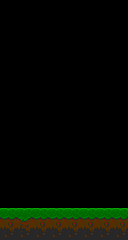

Below is a game level as drawn by its tile map, then a one-line description and the .tmx file that defines it, in full:
An orthogonal 8x15 tile map with 16x16 px tiles, 1 tile layer (front) and 1 object (Shop).

<map version="1.0" orientation="orthogonal" width="8" height="15" tilewidth="16" tileheight="16">
 <tileset firstgid="1" name="town" tilewidth="16" tileheight="16">
  <image source="../../../img/tiles/town.gif" trans="ff00ff" width="256" height="256" />
 </tileset>
 <layer name="front" width="8" height="15">
  <data encoding="csv">
166,166,166,166,166,166,166,166,
0,0,0,0,0,0,0,0,
0,0,0,0,0,0,0,0,
0,0,0,0,0,0,0,0,
0,0,0,0,0,0,0,0,
0,0,0,0,0,0,0,0,
0,0,0,0,0,0,0,0,
0,0,0,0,0,0,0,0,
0,0,0,0,0,0,0,0,
0,0,0,0,0,0,0,0,
0,0,0,0,0,0,0,0,
0,0,0,0,0,0,0,0,
0,0,0,0,0,0,0,0,
177,178,179,180,181,182,183,184,
193,194,195,196,197,198,199,200
</data>
 </layer>
 <objectgroup name="objects" width="8" height="15">
  <object name="Shop" gid="114" x="56" y="192" />
 </objectgroup>
</map>
